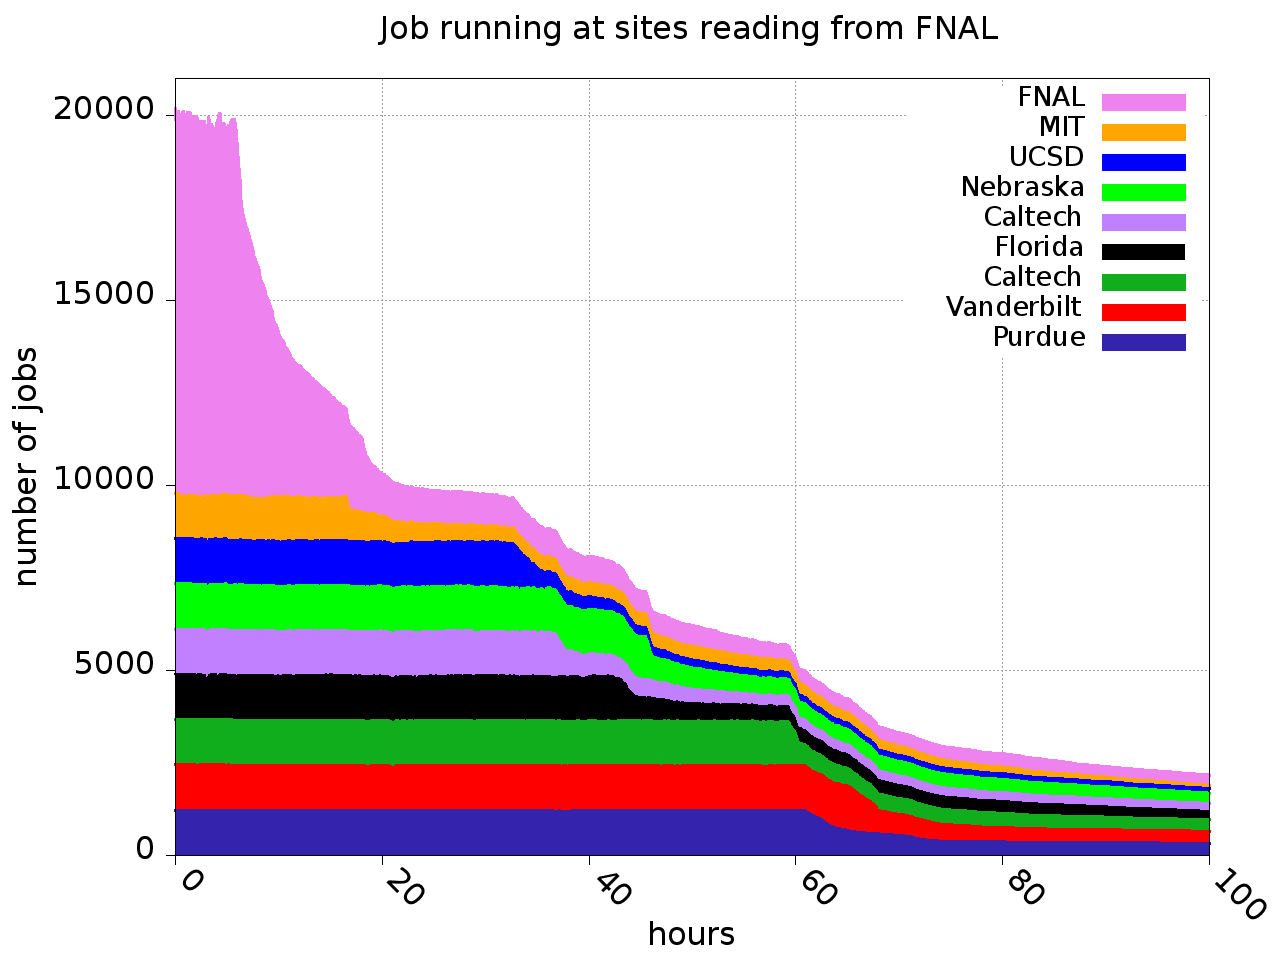

Write the gnuplot code that produced this figure.
set terminal png notransparent medium nocrop enhanced size 1280,960 font arial 24
set output 'dataAtFNALCPUSite.png'
set lmargin 25
set rmargin 10
set tmargin 6
set bmargin 8
set title "Job running at sites reading from FNAL"
set title font "*,24"
set xlabel "hours"
set xlabel font "*,24"
set xlabel offset 0,-3.
set ylabel "number of jobs"
set ylabel font "*,24"
set ylabel offset -10.
#set origin -0.1,0
set xrange [0:100]
set yrange [0:21000]
#set xtics out border nomirror rotate by -45 offset character 0,-0.2,0
set xtics out border nomirror rotate by -45 offset character -0.2,0,0
set xtics font "*,24"
set ytics font "*,24"
set grid
set ytics out border nomirror
#set key at 40.,40000.
set key font "*,20"
#set style fill solid 1.0
set style line 1 linetype 2 linecolor rgb "black"   linewidth 2.000 pointtype 3 pointsize 0.1
# green
set style line 2 linetype 2 linecolor rgb "#10ad1d"   linewidth 3.000 pointtype 3 pointsize 0.1
set style line 3 linetype 2 linecolor rgb "red"    linewidth 3.000 pointtype 3 pointsize 0.1
set style line 4 linetype 2 linecolor rgb "#3323ad"   linewidth 3.000 pointtype 3 pointsize 0.1
set style line 5 linetype 2 linecolor rgb "purple" linewidth 3.000 pointtype 3 pointsize 0.1
set style line 6 linetype 2 linecolor rgb "green" linewidth 3.000 pointtype 3 pointsize 0.1
set style line 7 linetype 2 linecolor rgb "blue" linewidth 3.000 pointtype 3 pointsize 0.1
set style line 8 linetype 2 linecolor rgb "orange" linewidth 3.000 pointtype 3 pointsize 0.1
set style line 9 linetype 2 linecolor rgb "violet" linewidth 3.000 pointtype 3 pointsize 0.1
set style fill solid
plot \
'dataAtFNALCPUSite.txt' using 1:($11+$12+$13+$14+$15+$16+$17+$18+$19) with filledcurves x1 ls 9 title 'FNAL', \
'dataAtFNALCPUSite.txt' using 1:($11+$12+$13+$14+$15+$16+$17+$18) with filledcurves x1 ls 8 title 'MIT', \
'dataAtFNALCPUSite.txt' using 1:($11+$12+$13+$14+$15+$16+$17) with filledcurves x1 ls 7 title 'UCSD', \
'dataAtFNALCPUSite.txt' using 1:($11+$12+$13+$14+$15+$16) with filledcurves x1 ls 6 title 'Nebraska', \
'dataAtFNALCPUSite.txt' using 1:($11+$12+$13+$14+$15) with filledcurves x1 ls 5 title 'Caltech', \
'dataAtFNALCPUSite.txt' using 1:($11+$12+$13+$14) with filledcurves x1 ls 1 title 'Florida', \
'dataAtFNALCPUSite.txt' using 1:($11+$12+$13) with filledcurves x1 ls 2 title 'Caltech', \
'dataAtFNALCPUSite.txt' using 1:($11+$12) with filledcurves x1 ls 3 title 'Vanderbilt', \
'dataAtFNALCPUSite.txt' using 1:11 with filledcurves x1 ls 4 title 'Purdue'
